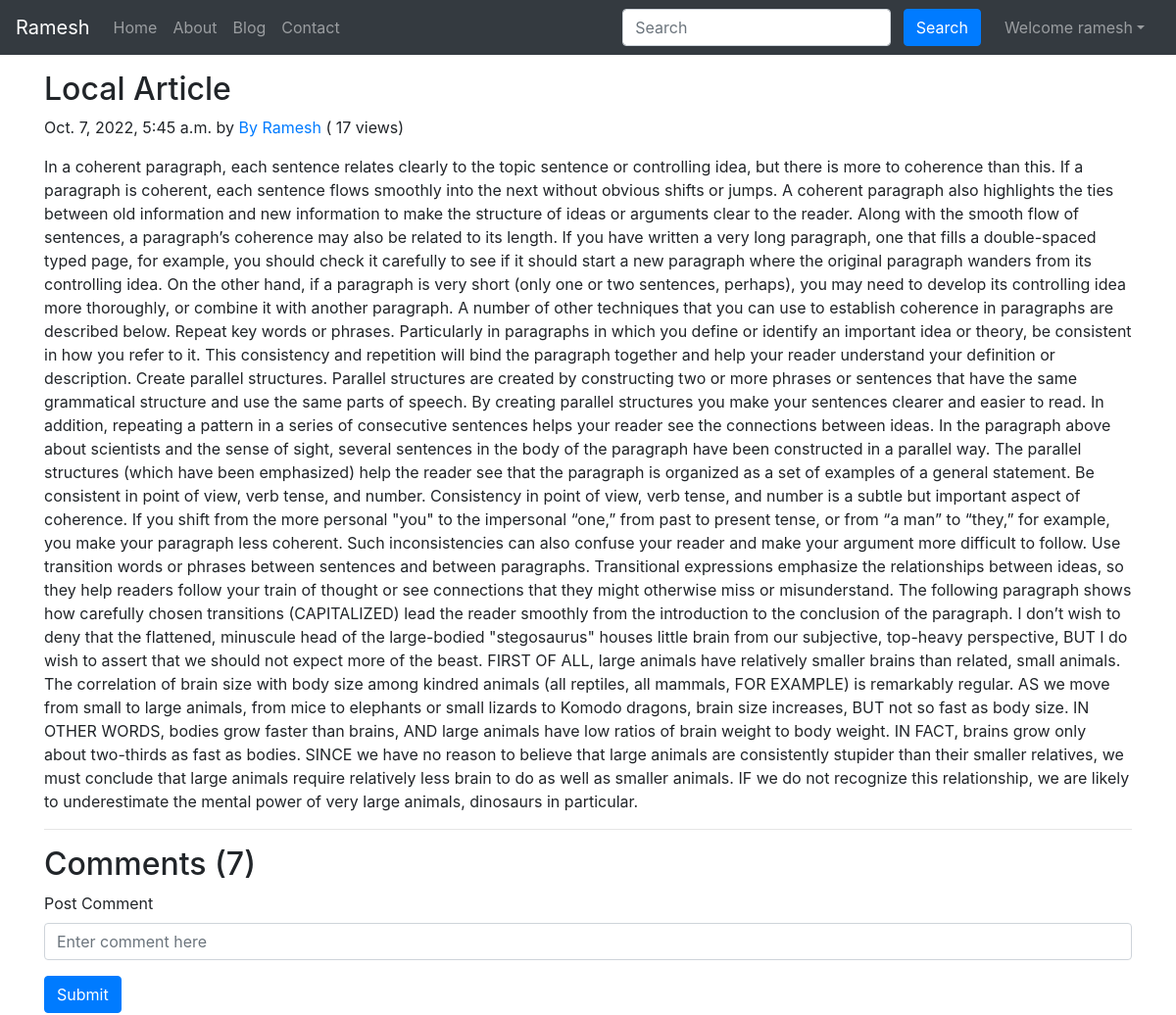
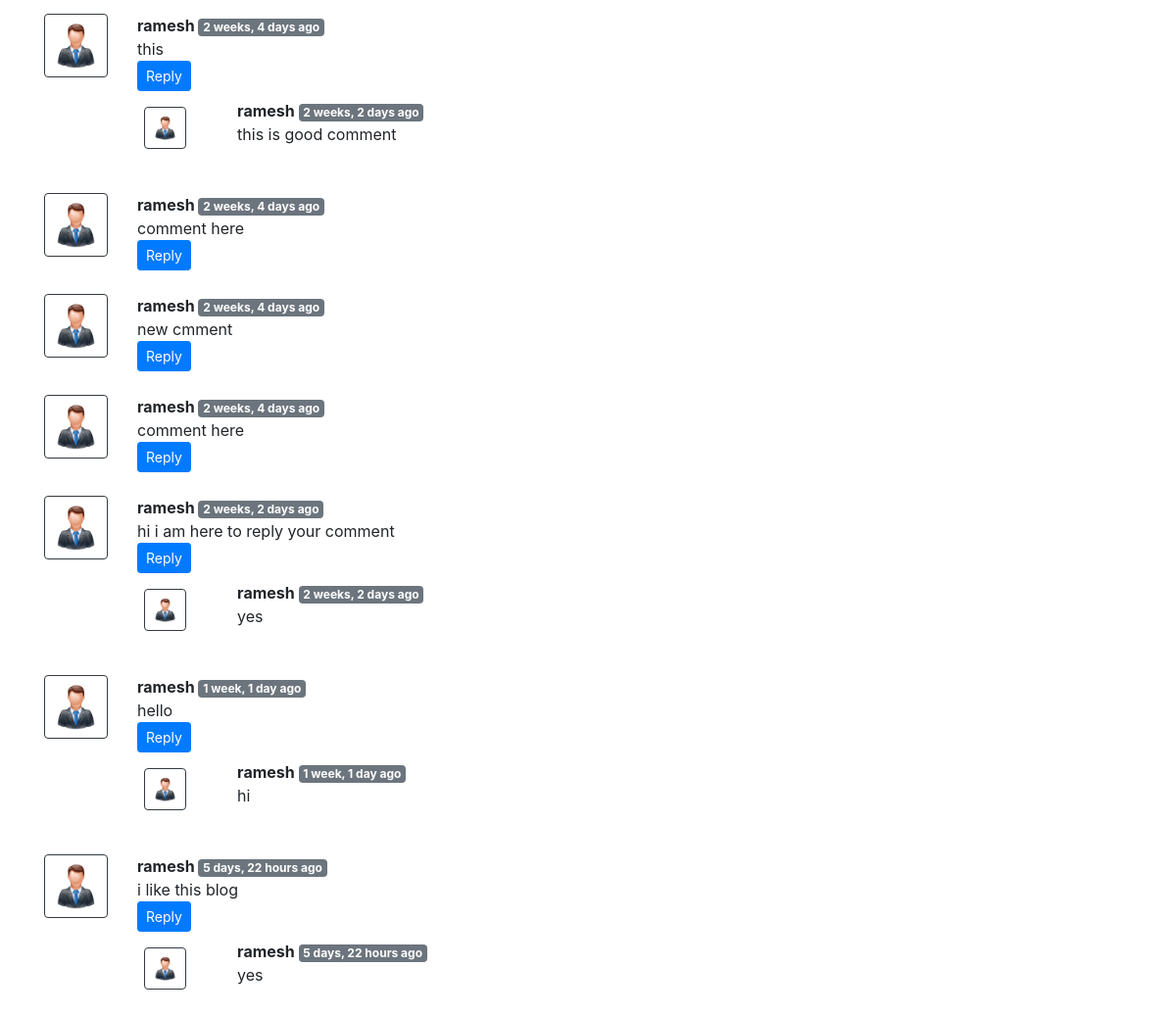
Page /blog/Coherent paragraph (signed in) on the committed database (2 pictures, top to bottom).
### blog/models.py (models this page shows, shortened)
class Post(models.Model):
    sno=models.AutoField(primary_key=True)
    title=models.CharField(max_length=255)
    author=models.CharField(max_length=14)
    slug=models.CharField(max_length=130)
    views = models.IntegerField(default=0)
    timeStamp=models.DateTimeField(blank=True)
    content=models.TextField()

class BlogComment(models.Model):
    sno= models.AutoField(primary_key=True)
    comment=models.TextField()
    user=models.ForeignKey(User, on_delete=models.CASCADE)
    post=models.ForeignKey(Post, on_delete=models.CASCADE)
    parent=models.ForeignKey('self',on_delete=models.CASCADE, null=True )
    timestamp= models.DateTimeField(default=now)

### blog/views.py (the view)
# urls.py: path('<str:slug>', views.blogPost, name='blogPost'),
def blogPost(request, slug):
    post=Post.objects.filter(slug=slug).first()
    post.views = post.views + 1
    post.save()
    comments= BlogComment.objects.filter(post=post, parent=None)
    replies= BlogComment.objects.filter(post=post).exclude(parent=None)
    replyDict={}
    for reply in replies:
        if reply.parent.sno not in replyDict.keys():
            replyDict[reply.parent.sno]=[reply]
        else:
            replyDict[reply.parent.sno].append(reply)
    context={'post':post, 'comments': comments, 'user': request.user, 'replyDict': replyDict}
    return render(request, "blog/blogPost.html", context)

### blog/templatetags/extras.py (called while the page is built)
@register.filter(name='get_val')
def get_val(dict, key):
    return dict.get(key)

### templates/blog/blogPost.html (shortened to what this page needs)
{% extends 'base.html' %}
{% block body %}
{% load humanize %}
{% load extras %}
<div class="container my-3">
    <h2 class="blog-post-title">{{post.title}}</h2>
    <p class="blog-post-meta">{{post.timeStamp}} by <a href="/about">{{post.author}}</a> (<span > {{post.views}} views</span>)</p>
    <p>{{post.content|safe}}</p>
    <hr>
</div>
<div class="container">
    <h2> Comments ({{comments.count}}) </h2>
    <div class="my-2">
        {% if user.is_authenticated %}
        <form action="/blog/postComment" method="post">
            <div class="form-group">
                <label for="exampleInputEmail1">Post Comment </label>
                <input type="text" class="form-control" name="comment" placeholder="Enter comment here">
            </div>
            <button type="submit" class="btn btn-primary">Submit</button>
        </form>
        {% else %}
        Please login to post a comment
        {% endif %}
    </div>
    {% for comment in comments %}
    <div class="row my-3">
        <div class="col-md-1  ">
            <img class="rounded mx-auto d-block w-100 border border-dark p-2" src="/static/img/user.png" alt="user">
        </div>
        <div class="col-md-11 ">
            <b> {{comment.user.username}} </b> <span class="badge badge-secondary ">{{comment.timestamp| naturaltime}}</span>
            <div>{{comment.comment}}</div>
            <div class="reply mx-0">
                {% if user.is_authenticated %}
                <button class="btn btn-sm btn-primary" type="button" data-toggle="collapse" data-target="#replyBox{{comment.sno}}" aria-expanded="false" aria-controls="replyBox{{comment.sno}}">
                    Reply
                </button>
                {% else %}
                <button class="btn btn-sm btn-primary" type="button" data-toggle="collapse" data-target="#replyBox{{comment.sno}}" aria-expanded="false" aria-controls="replyBox{{comment.sno}}">
                    Login to reply
                </button>
                {% endif %}
                <div class="replies my-2 ">
                    {% for reply in replyDict|get_val:comment.sno %}
                    <div class="row my-2">
                        <div class="col-md-1 ">
                            <img class="rounded mx-auto d-block w-75 my-2 border border-dark p-2" src="/static/img/user.png" alt="user">
                        </div>
                        <div class="col-md-11">
                            <div class="col-md-11 ">
                                <b> {{reply.user.username}} </b> <span class="badge badge-secondary ">{{reply.timestamp| naturaltime}}</span>
                                <div>{{reply.comment}}</div>
                            </div>
                            <br>
                        </div>
                    </div>
                    {% endfor %}
                </div>
            </div>
        </div>
    </div>
    {% endfor %}
</div>
{% endblock %}

### templates/base.html (shortened to what this page needs)
<!doctype html>
<html lang="en">
<head>
  <link rel="stylesheet" href="https://stackpath.bootstrapcdn.com/bootstrap/4.5.2/css/bootstrap.min.css"
>
</head>
<body>
  <nav class="navbar navbar-expand-lg navbar-dark bg-dark">
    <a class="navbar-brand" href="/">Ramesh</a>
    <div class="collapse navbar-collapse" id="navbarSupportedContent">
      <ul class="navbar-nav mr-auto">
        <li class="nav-item {% block homeactive %}  {% endblock homeactive %}">
          <a class="nav-link" href="/">Home <span class="sr-only">(current)</span></a>
        </li>
        <li class="nav-item {% block aboutactive %}  {% endblock aboutactive %}">
          <a class="nav-link" href="/about">About</a>
        </li>
        <li class="nav-item {% block blogactive %}  {% endblock blogactive %} ">
          <a class="nav-link" href="/blog">Blog</a>
        </li>
        <li class="nav-item {% block contactactive %}  {% endblock contactactive %} ">
          <a class="nav-link" href="/contact">Contact</a>
        </li>
      </ul>
      <div class="ml-auto form-inline ">
        <form method="get" action="/search" class="my-2 my-lg-0 mx-3">
          <input class="form-control mr-sm-2" type="search" placeholder="Search" aria-label="Search" name="query"
            id="query">
          <button class="btn btn-primary my-2 my-sm-0 " type="submit">Search</button>
        </form>
        {% if user.is_authenticated %}
        <ul class="navbar-nav mr-2">
          <li class="nav-item dropdown">
            <a class="nav-link dropdown-toggle" href='#' id="navbarDropdown" role="button" data-toggle="dropdown">
              Welcome {{request.user}}</a>
          </li>
        </ul>
      </div>
      {% endif %}
    </div>
  </nav>
  {% block body %} {% endblock body %}
</body>
</html>

### rows in the picture
Post: title "Local Article", timeStamp "Oct. 7, 2022, 5:45 a.m.", author "By Ramesh", views "17", content "In a coherent paragraph, each sentence relates clearly to the topic sentence or controlling idea, but there is more to coherence than this. If a paragraph is coherent, each sentence flows smoothly into the next without obvious shifts or jumps. A coherent paragraph also highlights the ties between old information and new information to make the structure of ideas or arguments clear to the reader. Along with the smooth flow of sentences, a paragraph’s coherence may also be related to its length. If you have written a very long paragraph, one that fills a double-spaced typed page, for example, you should check it carefully to see if it should start a new paragraph where the original paragraph…"
BlogComment: user.username "ramesh", timestamp "2 weeks, 4 days ago", comment "this"
BlogComment: user.username "ramesh", timestamp "2 weeks, 2 days ago", comment "this is good comment"
BlogComment: user.username "ramesh", timestamp "2 weeks, 4 days ago", comment "comment here"
BlogComment: user.username "ramesh", timestamp "2 weeks, 4 days ago", comment "new cmment"
BlogComment: user.username "ramesh", timestamp "2 weeks, 4 days ago", comment "comment here"
BlogComment: user.username "ramesh", timestamp "2 weeks, 2 days ago", comment "hi i am here to reply your comment"
BlogComment: user.username "ramesh", timestamp "2 weeks, 2 days ago", comment "yes"
BlogComment: user.username "ramesh", timestamp "1 week, 1 day ago", comment "hello"
BlogComment: user.username "ramesh", timestamp "1 week, 1 day ago", comment "hi"
BlogComment: user.username "ramesh", timestamp "5 days, 22 hours ago", comment "i like this blog"
BlogComment: user.username "ramesh", timestamp "5 days, 22 hours ago", comment "yes"

### other values in the picture
{{ request.user }} "ramesh"
{{ comments.count }} "7"
